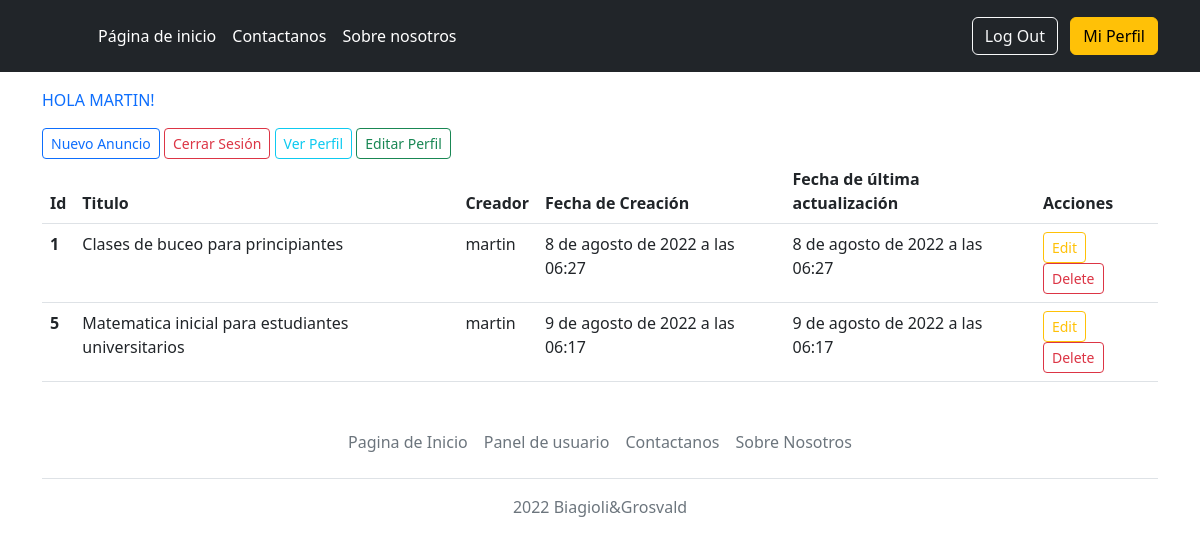
Page /usuario/2 (signed in) on the committed database.
### App/models.py (models this page shows, shortened)
class Anuncio(models.Model):
    titulo = models.CharField(max_length=100)
    materia = models.CharField(max_length=180)
    autor = models.ForeignKey(User, models.SET_NULL, blank=True, null=True)
    imagen = models.ImageField(upload_to="App\static", null=True, blank=True)
    descripcion_clase = RichTextField()
    date_created = models.DateTimeField(default=timezone.now)
    date_updated = models.DateTimeField(default=timezone.now)

### App/views.py (the view)
# urls.py: path('usuario/<pk>', PanelUsuario.as_view(), name="perfil"), #panel de usuario donde se ven los avisos
class PanelUsuario(LoginRequiredMixin, BaseView, ListView):
    queryset = Anuncio.objects.all()
    template_name = "App/panel_usuario_avisos.html"
    context_object_name = "anuncios"
    def get_queryset(self):
        return Anuncio.objects.filter(autor=self.request.user)

### App/views.py (called while the page is built)
    def get_context_data(self, **kwargs):
        context = super().get_context_data(**kwargs)
        context['titulo'] = Anuncio.objects.filter(titulo=True).order_by('date_created').first()
        return context

### App/templates/App/panel_usuario_avisos.html
{% extends "base-usuarios.html" %}
{% block main %}
<main class="flex-shrink-0">
    <div class="container" style="margin-top: 1em;">
     <p class="text-primary text-uppercase">Hola {{user.username}}!</p>
     <a type="button" href="{% url 'anuncio-create' %}" class="btn btn-sm btn-outline-primary">Nuevo Anuncio</a>
     <a type="button" href="/logout" class="btn btn-sm btn-outline-danger">Cerrar Sesión</a>
     <a type="button" href="{% url 'usuario-detalle' user.id %}" class="btn btn-sm btn-outline-info">Ver Perfil</a>
     <a type="button" href="{% url 'usuario-update' user.id %}" class="btn btn-sm btn-outline-success">Editar Perfil</a>
  <table class="table">
  <thead>
    <tr>
      <th scope="col">Id</th>
      <th scope="col">Titulo</th>
      <th scope="col">Creador</th>
      <th scope="col">Fecha de Creación</th>
      <th scope="col">Fecha de última actualización</th>
      <th scope="col">Acciones</th>
    </tr>
  </thead>
        <tbody>
          {%for anuncio in anuncios %}
            <tr>
            <th scope="row">{{anuncio.id}}</th>
            <td>{{anuncio.titulo}}</td>
            <td>{{anuncio.autor}}</td>
            <td>{{anuncio.date_created}}</td>
            <td>{{anuncio.date_updated}}</td>
            <td>
              <a type="button" href="{% url 'anuncio-update' anuncio.id %}" class="btn btn-sm btn-outline-warning">Edit</a>
              <a type="button" href="{% url 'anuncio-delete' anuncio.id %}" class="btn btn-sm btn-outline-danger" >Delete</a>
            </td>
            </tr>
          {% endfor %}
        </tbody>
    </table>
    </div>
  </main>
{% endblock %}

### rows in the picture
Anuncio: id "1", titulo "Clases de buceo para principiantes", autor "martin", date_created "8 de agosto de 2022 a las 06:27", date_updated "8 de agosto de 2022 a las 06:27"
Anuncio: id "5", titulo "Matematica inicial para estudiantes universitarios", autor "martin", date_created "9 de agosto de 2022 a las 06:17", date_updated "9 de agosto de 2022 a las 06:17"

### other values in the picture
{{ user.username }} "MARTIN"
